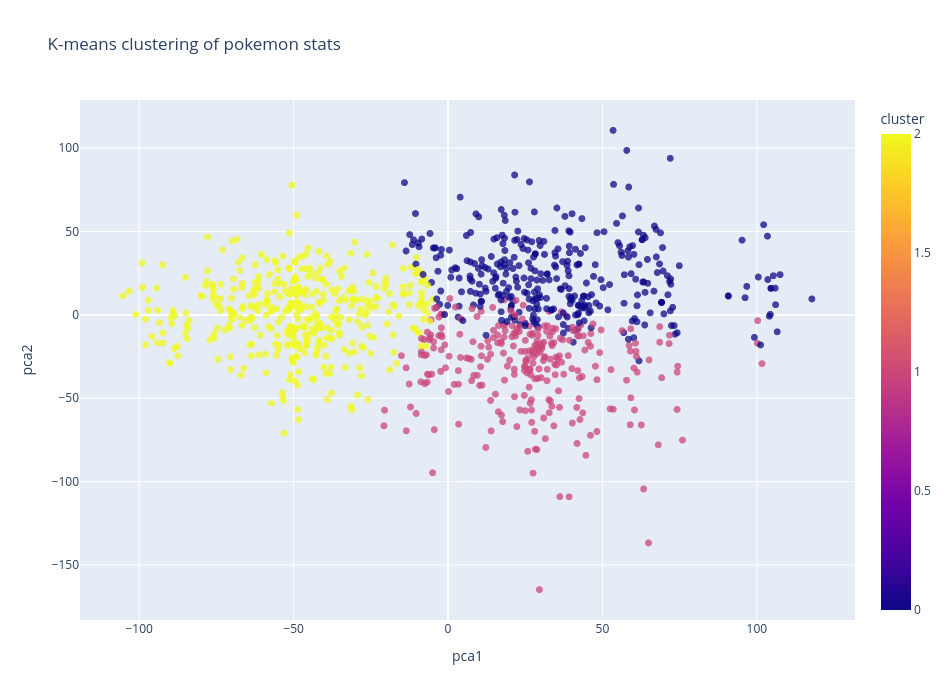

Source (notebook cell):
### Code cell
fig = px.scatter(
    df_clustered,
    x = 'pca1',
    y = 'pca2',
    color='cluster',
    hover_data=
    {
        'Name': True,
        'HP': True,
        'Attack': True,
        'Defense': True,
        'Sp.Atk': True,
        'Sp.Def': True,
        'Speed': True,
        'Total_Stats' : True,
        'pca1': False,
        'pca2': False
    },
    title='K-means clustering of pokemon stats',
    width= 950,
    height=700,
    opacity=0.75
)
fig.update_traces(marker=dict(size=7))
fig.show()

### Figure 1 — Plotly figure (JSON) as saved in the notebook; plotly's stock layout.template omitted (floating-point values rounded to 4 significant figures; data arrays with more than 128 entries replaced by an {"elided": "..."} marker saying what was removed)
{"data": [{"customdata": {"elided": "1025x8 mixed values"}, "hovertemplate": "Name=%{customdata[0]}<br>HP=%{customdata[1]}<br>Attack=%{customdata[2]}<br>Defense=%{customdata[3]}<br>Sp.Atk=%{customdata[4]}<br>Sp.Def=%{customdata[5]}<br>Speed=%{customdata[6]}<br>Total_Stats=%{customdata[7]}<br>cluster=%{marker.color}<extra></extra>", "legendgroup": "", "marker": {"color": {"elided": "1025 int values"}, "coloraxis": "coloraxis", "opacity": 0.75, "size": 7, "symbol": "circle"}, "mode": "markers", "name": "", "showlegend": false, "type": "scattergl", "x": {"elided": "1025 float values"}, "xaxis": "x", "y": {"elided": "1025 float values"}, "yaxis": "y"}], "layout": {"coloraxis": {"colorbar": {"title": {"text": "cluster"}}, "colorscale": [[0, "#0d0887"], [0.1111, "#46039f"], [0.2222, "#7201a8"], [0.3333, "#9c179e"], [0.4444, "#bd3786"], [0.5556, "#d8576b"], [0.6667, "#ed7953"], [0.7778, "#fb9f3a"], [0.8889, "#fdca26"], [1, "#f0f921"]]}, "height": 700, "legend": {"tracegroupgap": 0}, "title": {"text": "K-means clustering of pokemon stats"}, "width": 950, "xaxis": {"anchor": "y", "domain": [0, 1], "title": {"text": "pca1"}}, "yaxis": {"anchor": "x", "domain": [0, 1], "title": {"text": "pca2"}}}}
